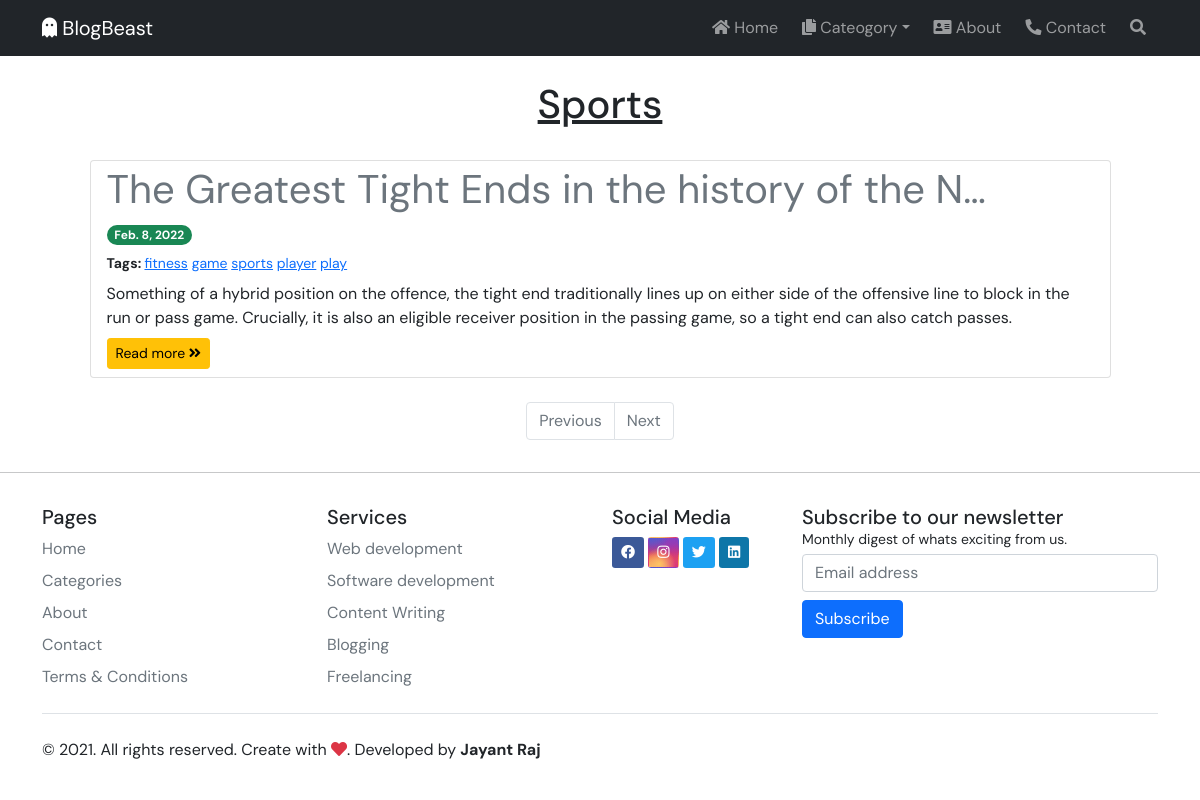
Page /cat/sports/ on the committed database.
### post/models.py (models this page shows, shortened)
class Category(models.Model):
    cat_name = models.CharField(max_length=100)
    cat_icon = models.CharField(max_length=100, blank=True)
    cat_slug = models.SlugField(max_length=100)
    cat_status = models.BooleanField(default=True)
    def __str__(self):
        return self.cat_name

class Blog(models.Model):
    category = models.ForeignKey(Category, on_delete=models.CASCADE)
    title = models.CharField(max_length=200)
    slug = models.SlugField(max_length=100)
    short_desc = models.TextField()
    description = RichTextField()
    tags = TaggableManager()
    doc = models.DateField(auto_now_add=True)
    status = models.BooleanField(default=False, blank=True)

### post/views.py (the view)
# urls.py: path('cat/<str:cat>/', views.CategoryFilter.as_view(), name="category_filter"),
class CategoryFilter(View):
    def get(self, request, cat):
        blogs = Blog.objects.filter(category__cat_slug=cat, status=True).order_by('-id')
        paginator = Paginator(blogs, 5)
        page_no = request.GET.get('page')
        if page_no == '1':
            return redirect('category_filter', cat)
        blogs_obj = paginator.get_page(page_no)
        return render(request, 'category_filter.html', {
            'blog_filter': blogs_obj,
            'category_name': Category.objects.get(cat_slug=cat),
            'tags_search': Tag.objects.order_by('?')[:25],
        })

### post/templates/category_filter.html (shortened to what this page needs)
{% extends 'base.html' %}
{% block content %}
    <div class="container">
        <div class="row mt-4">
            <div class="col-lg-12">
                <div class="row">
                    <div class="col-lg-12 text-center">
                        <h4 class="text-decoration-underline h1 text-dark">{{ category_name }}</h4>
                    </div>
                </div>
                <div class="row">
                    <div class="col-lg-11 mx-auto">
                        {% for blog in blog_filter %}
                        <div class="card my-4">
                            <div class="card-body pt-1 pb-2">
                                <h2 class="display-6"><a href="{% url 'blog' blog.slug %}" class="text-muted text-decoration-none"><strong>{{ blog.title|truncatechars:48 }}</strong></a></h2>
                                <span class="badge rounded-pill bg-success mt-1 mb-2">{{ blog.doc }}</span>
                                <p class="small mb-2">
                                    <strong>Tags: </strong>
                                    {% for tag in blog.tags.all %}
                                    <a href="{% url 'tag' tag.slug %}" class="text-primary">{{ tag.name }}</a>
                                    {% endfor %}
                                </p>
                                <p class="mb-2">{{ blog.short_desc|truncatechars:380 }}</p>
                                <a href="{% url 'blog' blog.slug %}" class="btn btn-sm btn-warning">Read more <i class="fas fa-angle-double-right"></i></a>
                            </div>
                        </div>
                        {% endfor %}
                        <nav aria-label="Page navigation example">
                            <ul class="pagination justify-content-center">
                                <li class="page-item">
                                    {% if blog_filter.has_previous %}
                                    <a href="?page={{blog_filter.previous_page_number}}" class="page-link">Previous</a>
                                    {% else %}
                                    <button type="button" class="page-link text-muted disabled" disabled>Previous</button>
                                    {% endif %}
                                </li>
                                <li class="page-item">
                                    {% if blog_filter.has_next %}
                                    <a class="page-link" href="?page={{blog_filter.next_page_number}}">Next</a>
                                    {% else %}
                                    <button type="button" class="page-link text-muted disabled" disabled>Next</button>
                                    {% endif %}
                                </li>
                            </ul>
                        </nav>
                    </div>
                </div>
            </div>
        </div>
    </div>
{% endblock content %}

### post/templates/base.html (style rules this page uses)
html, body { font-family: DM Sans, sans-serif; }

### rows in the picture
Category: cat_name "Sports"
Blog: title "The Greatest Tight Ends in the history of the N…", doc "Feb. 8, 2022", short_desc "Something of a hybrid position on the offence, the tight end traditionally lines up on either side of the offensive line to block in the run or pass game. Crucially, it is also an eligible receiver position in the passing game, so a tight end can also catch passes."
Tag: name "fitness"
Tag: name "game"
Tag: name "sports"
Tag: name "player"
Tag: name "play"
